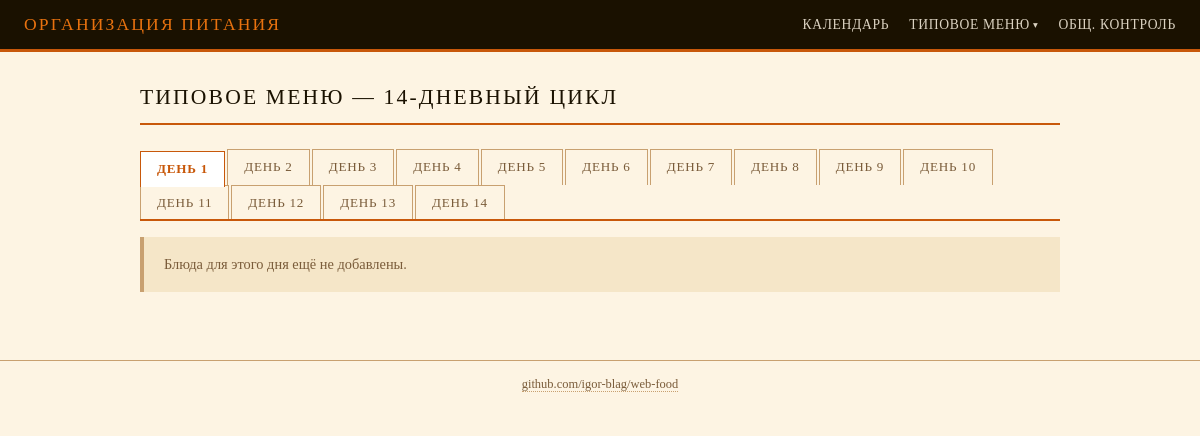
The app's page /food/menu/menu.php?type=sm with its own data.
### tables this page shows
CREATE TABLE IF NOT EXISTS `kitchen_settings` (
    `id`          INT UNSIGNED AUTO_INCREMENT PRIMARY KEY,
    `org_name`    VARCHAR(255) NOT NULL DEFAULT '' COMMENT 'Название образовательной организации',
    `academic_year_start` VARCHAR(5) NOT NULL DEFAULT '09-01' COMMENT 'MM-DD начало учебного года',
    `academic_year_end`   VARCHAR(5) NOT NULL DEFAULT '05-31' COMMENT 'MM-DD конец учебного года',
    `reset_cycle_after_vacation` TINYINT(1) NOT NULL DEFAULT 0 COMMENT 'Сбрасывать цикл меню после каникул',
    `tm_approver_position` VARCHAR(100) NOT NULL DEFAULT '' COMMENT 'Должность утверждающего ТМ',
    `tm_approver_name`     VARCHAR(100) NOT NULL DEFAULT '' COMMENT 'ФИО утверждающего ТМ',
    `tm_approve_date`      DATE         DEFAULT NULL        COMMENT 'Дата утверждения ТМ',
    `updated_at`  TIMESTAMP DEFAULT CURRENT_TIMESTAMP ON UPDATE CURRENT_TIMESTAMP
);

CREATE TABLE IF NOT EXISTS `menu_templates` (
    `id`          INT UNSIGNED AUTO_INCREMENT PRIMARY KEY,
    `day_number`  TINYINT UNSIGNED NOT NULL COMMENT '1–14',
    `school_type` VARCHAR(20) NOT NULL DEFAULT 'sm',
    `is_boarding` TINYINT(1) NOT NULL DEFAULT 0,
    `label`       VARCHAR(100) NOT NULL,
    UNIQUE KEY `uq_day_type` (`day_number`, `school_type`)
);

### food-app/src/db.php (called while the page is built, shortened)
<?php
function db(): PDO
{
    static $pdo = null;
    if ($pdo === null) {
        $pdo = new PDO(
            'mysql:host=' . DB_HOST . ';dbname=' . DB_NAME . ';charset=utf8mb4',
            DB_USER,
            DB_PASS,
            [
                PDO::ATTR_ERRMODE            => PDO::ERRMODE_EXCEPTION,
                PDO::ATTR_DEFAULT_FETCH_MODE => PDO::FETCH_ASSOC,
                PDO::ATTR_EMULATE_PREPARES   => false,
            ]
        );
    }
    return $pdo;
}
function get_kitchen_settings(): array
{
    $s = db()->query('SELECT * FROM kitchen_settings WHERE id = 1');
    return $s->fetch() ?: ['id' => 1, 'org_name' => ''];
}
function get_org_name(): string
{
    return get_kitchen_settings()['org_name'];
}
function get_enabled_departments(): array
{
    return db()->query('SELECT * FROM departments WHERE is_enabled = 1 ORDER BY sort_order, id')->fetchAll();
}

### food/menu/menu.php (the view, shortened to what this page needs)
<?php
$adminRoot = __DIR__ . '/../../food-app';
require_once $adminRoot . '/src/db.php';
$enabledDepts = get_enabled_departments();
$orgName      = get_org_name();
$validTypes   = array_column($enabledDepts, 'code');
$type = in_array($_GET['type'] ?? '', $validTypes) ? $_GET['type'] : ($validTypes[0] ?? 'sm');
$s = db()->prepare(
    'SELECT id, day_number, label, is_boarding
       FROM menu_templates WHERE school_type = ? ORDER BY day_number'
);
$s->execute([$type]);
$templates = $s->fetchAll();
$cycleLen = count($templates);
$selId = (int)($_GET['day'] ?? ($templates[0]['id'] ?? 0));
$items  = [];
$selTpl = null;
foreach ($templates as $t) {
    if ($t['id'] == $selId) {
        $selTpl = $t;
        break;
    }
}
if ($selTpl) {
    $s2 = db()->prepare(
        'SELECT * FROM menu_items WHERE template_id = ? ORDER BY meal_type, sort_order, id'
    );
    $s2->execute([$selTpl['id']]);
    $items = $s2->fetchAll();
}
?>
<!DOCTYPE html>
<html lang="ru">
<head>
    <link rel="stylesheet" href="assets/style.css">
</head>
<body>
<header>
    <div class="logo"><?= htmlspecialchars($orgName ?: 'Организация питания') ?></div>
    <nav>
        <a href="../index.php?type=<?= $type ?>">Календарь</a>
        <div class="nav-dropdown active" tabindex="0">
            <a href="menu.php?type=<?= $type ?>">Типовое меню</a>
        </div>
        <a href="../oc.php">Общ. контроль</a>
    </nav>
</header>
<div class="container">
    <div class="page-title">Типовое меню — <?= $cycleLen ?>-дневный цикл</div>
    <?php if (empty($templates)): ?>
        <div class="notice">Шаблоны меню ещё не созданы.</div>
    <?php else: ?>
    <div class="cycle-tabs">
        <?php foreach ($templates as $t): ?>
            <a href="menu.php?day=<?= $t['id'] ?>"
               class="cycle-tab<?= $t['id'] == $selId ? ' active' : '' ?>">
                <?= htmlspecialchars($t['label']) ?>
            </a>
        <?php endforeach; ?>
    </div>
    <?php if ($selTpl && empty($items)): ?>
        <div class="notice">Блюда для этого дня ещё не добавлены.</div>
    <?php endif; ?>
    <?php endif; ?>
</div>
<footer>
    <a href="https://github.com/igor-blag/web-food" target="_blank" rel="noopener">github.com/igor-blag/web-food</a>
</footer>
</body>
</html>

### food/menu/assets/style.css (style rules this page uses)
:root { --bg: #fdf4e3; --bg-panel: #f5e6c8; --bg-header: #1a1100; --orange: #c8580a; --orange-light:#e8720f; --orange-pale: #f5d5b0; --black: #1a1100; --text: #2d1800; --muted: #7a5c3a; --border: #7a4010; --border-light:#c8a070; --success: #4a7a2a; --radius: 2px; }
*, *::before, *::after { box-sizing: border-box; margin: 0; padding: 0; }
body { background: var(--bg); color: var(--text); font-family: Georgia, 'Times New Roman', serif; font-size: 15px; line-height: 1.6; min-height: 100vh; }
header { background: var(--bg-header); color: #fdf4e3; padding: 0 24px; display: flex; align-items: center; justify-content: space-between; height: 52px; border-bottom: 3px solid var(--orange); }
header .logo { font-size: 1.1rem; text-transform: uppercase; letter-spacing: 0.12em; color: var(--orange-light); }
header nav a { color: #fdf4e3; text-decoration: none; margin-left: 20px; font-size: 0.85rem; letter-spacing: 0.05em; text-transform: uppercase; opacity: 0.85; transition: color .15s; }
header nav { display: flex; align-items: center; }
.nav-dropdown { position: relative; display: flex; align-items: center; }
.nav-dropdown > a::after { content: ' ▾'; font-size: 0.7em; vertical-align: middle; }
.container { max-width: 960px; margin: 0 auto; padding: 28px 20px; }
.page-title { font-size: 1.35rem; text-transform: uppercase; letter-spacing: 0.1em; color: var(--black); border-bottom: 2px solid var(--orange); padding-bottom: 8px; margin-bottom: 24px; }
.cycle-tabs { display: flex; gap: 0; border-bottom: 2px solid var(--orange); margin-bottom: 0; flex-wrap: wrap; }
.cycle-tab { display: inline-block; padding: 6px 16px; font-family: Georgia, serif; font-size: 0.82rem; text-transform: uppercase; letter-spacing: 0.06em; text-decoration: none; color: var(--muted); border: 1px solid var(--border-light); border-bottom: none; background: var(--bg); margin-right: 2px; transition: background .12s, color .12s; }
.cycle-tab.active { background: #fff; color: var(--orange); border-color: var(--orange); font-weight: bold; position: relative; bottom: -2px; padding-bottom: 8px; }
.cycle-tabs + .notice, .cycle-tabs + .meal-block { margin-top: 16px; }
.notice { padding: 16px 20px; border-left: 4px solid var(--border-light); background: var(--bg-panel); color: var(--muted); font-size: 0.9rem; }
footer { margin-top: 40px; padding: 14px 24px; border-top: 1px solid var(--border-light); text-align: center; font-size: 0.78rem; color: var(--muted); }
footer a { color: var(--muted); text-decoration: none; border-bottom: 1px dotted var(--border-light); }

### records on screen
kitchen_settings: org_name "ОРГАНИЗАЦИЯ ПИТАНИЯ"
menu_templates: label "ДЕНЬ 1"
menu_templates: label "ДЕНЬ 2"
menu_templates: label "ДЕНЬ 3"
menu_templates: label "ДЕНЬ 4"
menu_templates: label "ДЕНЬ 5"
menu_templates: label "ДЕНЬ 6"
menu_templates: label "ДЕНЬ 7"
menu_templates: label "ДЕНЬ 8"
menu_templates: label "ДЕНЬ 9"
menu_templates: label "ДЕНЬ 10"
menu_templates: label "ДЕНЬ 11"
menu_templates: label "ДЕНЬ 12"
menu_templates: label "ДЕНЬ 13"
menu_templates: label "ДЕНЬ 14"

### other values on screen
$cycleLen "14"
